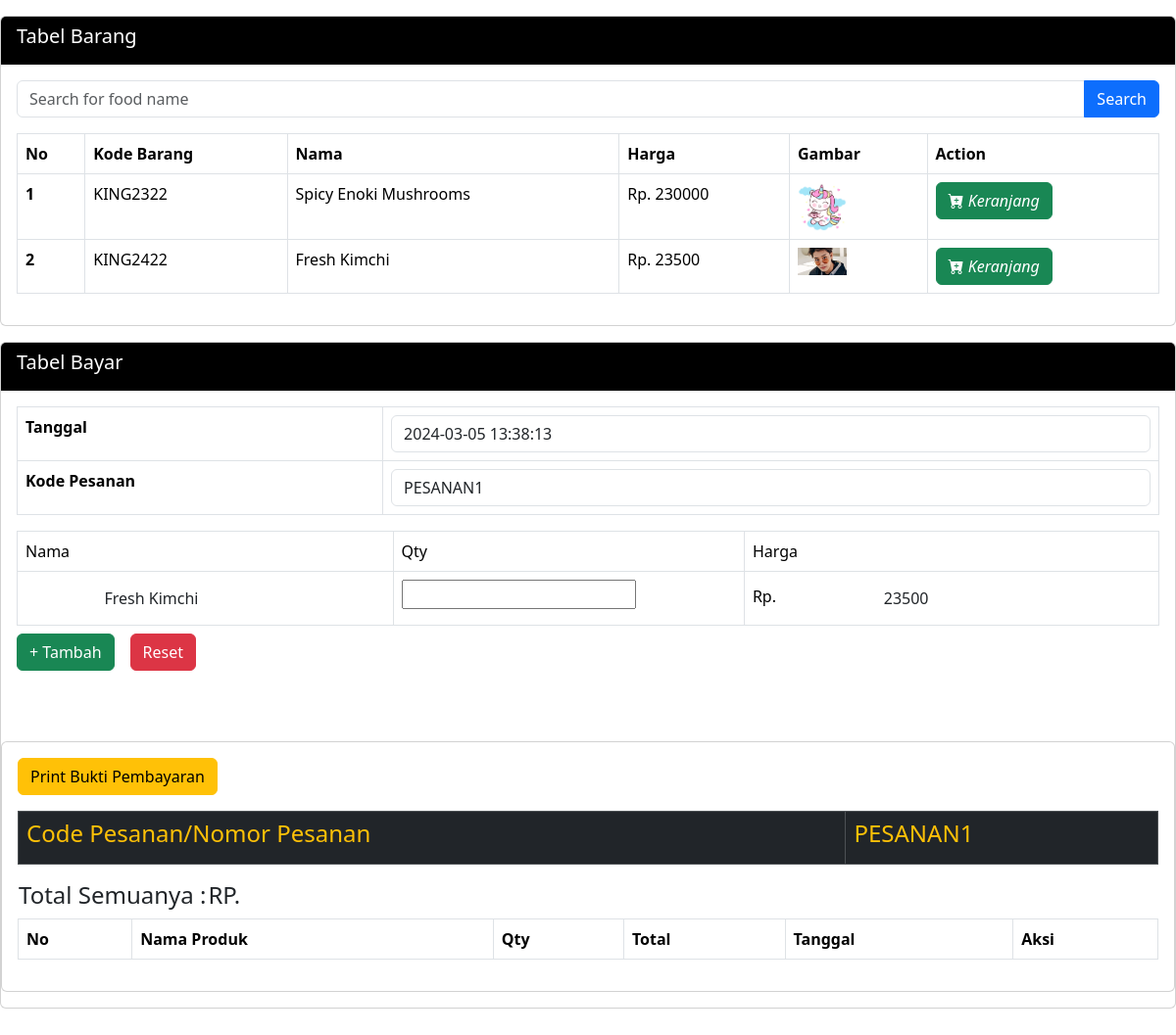
/app/keranjang.php?idb=KING2422 (signed in), run on the app's committed database.
### tables this page shows
CREATE TABLE `menu` (
  `id` int(11) NOT NULL,
  `kode_barang` varchar(100) NOT NULL,
  `nama_produk` varchar(50) NOT NULL,
  `harga` int(100) NOT NULL,
  `detail` text NOT NULL,
  `gambar` varchar(80) NOT NULL
);

### app/keranjang.php (the view, shortened to what this page needs)
<?php
include "boot.php";
?>
<div class="">
	<div class="row mt-3">
		<div class="col-sm-12">
			<div class="card card-black mb-3">
				<div class="card-header bg-black text-white">
					<h5>Tabel Barang</h5>
				</div>
				<div class="card-body">
					<form action="" method="GET" class="mb-3">
						<div class="input-group">
							<input type="text" name="search" class="form-control" placeholder="Search for food name">
							<button type="submit" class="btn btn-primary">Search</button>
						</div>
					</form>
					<table class="table table-bordered">
						<thead>
							<th>No</th>
							<th>Kode Barang</th>
							<th>Nama</th>
							<th>Harga</th>
							<th>Gambar</th>
							<th>Action</th>
						</thead>
						<?php
							include "koneksi.php";
							$query = "SELECT * FROM menu";
							$tampil = $konek->query($query);
							while ($s = mysqli_fetch_array($tampil)) {
								@$no++;
						?>
						<tbody>
							<tr>
								<th scope="row"><?= $no; ?></th>
								<td><?= $s['kode_barang'] ?></td>
								<td><?= $s['nama_produk'] ?></td>
								<td>Rp. <?= $s['harga'] ?></td>
								<td><img src="img/<?= $s['gambar']; ?>" alt="..." width="50"></td>
								<td>
									<button onclick="document.location='?idb=<?=$s['kode_barang']?>'" class="btn btn-success" type="submit">
										<i class="bi bi-cart-plus-fill"> Keranjang</i>
									</button>
								</td>
							</tr>
						</tbody>
						<?php
							}
						?>
					</table>
				</div>
			</div>
		</div>
		<div class="col-sm-12 mb-5">
			<div class="card card-black">
				<div class="card-header bg-black text-white">
					<h5> Tabel Bayar</h5>
				</div>
				<?php
					include "koneksi.php";
					if (!isset($_SESSION['order_code'])) {
						$kode=$konek->query("select * from keranjang_detail order by id desc");
						$kod=$kode->fetch_array();
						$new_order_code = "PESANAN" . ($kod['id'] + 1);
					}
					else {
						$new_order_code = $_SESSION['order_code'];
					}
					if(isset($_GET['idb'])) {
						@$kodeb=$konek->query("select*from menu where kode_barang like '$_GET[idb]'");
						$kodb=$kodeb->fetch_array();
					}
				?>
				<form action="" method="post">
					<div class="card-body">
						<div class="table-responsive">
							<table class="table table-bordered">
								<tr>
									<td><b>Tanggal</b></td>
									<td>
										<input type="text" readonly="readonly" class="form-control" value="<?php echo date("Y-m-d H:i:s"); ?>" name="tgl">
									</td>
								</tr>
								<tr>
									<td><b>Kode Pesanan</b></td>
									<td>
										<input type="text" name="kode_pesanan" id="" readonly class="form-control"  value="<?php echo $new_order_code; ?>">
									</td>
								</tr>
							</table>
							<table class="table table-bordered w-100 mb-2" id="example1">
								<thead>
									<tr>
										<td> Nama</td>
										<td> Qty</td>
										<td> Harga</td>
									</tr>
								</thead>
								<tbody>
									<tr>
										<td> <input type="text" class="btn" name="nama_produk" value="<?=@$kodb['nama_produk']?>" required></td>
										<td>
											<input type="number" name="qty" required>
										</td>
										<td>Rp. <input type="text" class="btn" name="harga_produk" value="<?=@$kodb['harga']?>" required></td>
									</tr>
								</tbody>
							</table>
							<div class="row g-3 align-items-center mb-2">
								<div class="col-auto">
									<button class="btn btn-success" type="submit"> + Tambah </button>
								</div>
								<div class="col-auto">
									<button class="btn btn-danger" type="reset" onclick="document.location.href='keranjang.php?reset'">Reset</button>
								</div>
							</div>
						</div>
					</div>
				</form>
					<div class="row mt-5">
						<div class="col-sm-12">
							<div class="card card-black mb-3">
								<div class="card-body">
									<div class="row g-3 align-items-center mb-3">
										<div class="col-auto">
											<a href="bukti.php">
												<button class="btn btn-warning">
													Print Bukti Pembayaran
												</button>
											</a>
										</div>
									</div>
										<table class="table table-bordered table-dark text-warning">
											<th class="text-warning"><h4>Code Pesanan/Nomor Pesanan</h4></th>
											<th class="text-warning"><h4><?= $new_order_code ?></h4></th>
										</table>
										<table>
											<th><h4>Total Semuanya : </h4></th>
											<td colspan="2"> <h4> RP.
												<?php
												$total =  mysqli_query($konek, "SELECT SUM(total) AS value_sum FROM keranjang_detail  WHERE kode_pesanan = '$new_order_code'");
												$row = mysqli_fetch_assoc($total);
												$sum = $row['value_sum'];
												?>
                								<?php echo $sum ?></h4>
											</td>
										</table>
										<table class="table table-bordered">
											<thead>
												<th scope="col">No</tH>
												<th>Nama Produk</th>
												<th>Qty</th>
												<th>Total</th>
												<th>Tanggal</th>
												<th>Aksi</th>
											</thead>
											<?php
												include "boot.php";
											?>
										</table>
								</div>
							</div>
						</div>
					</div>
			</div>
		</div>
	</div>
</div>

### data on the page
menu: kode_barang "KING2322", nama_produk "Spicy Enoki Mushrooms", harga "230000", gambar (picture)
menu: kode_barang "KING2422", nama_produk "Fresh Kimchi", harga "23500", gambar (picture), harga_produk "23500"

### other printed values
$new_order_code "PESANAN1"
